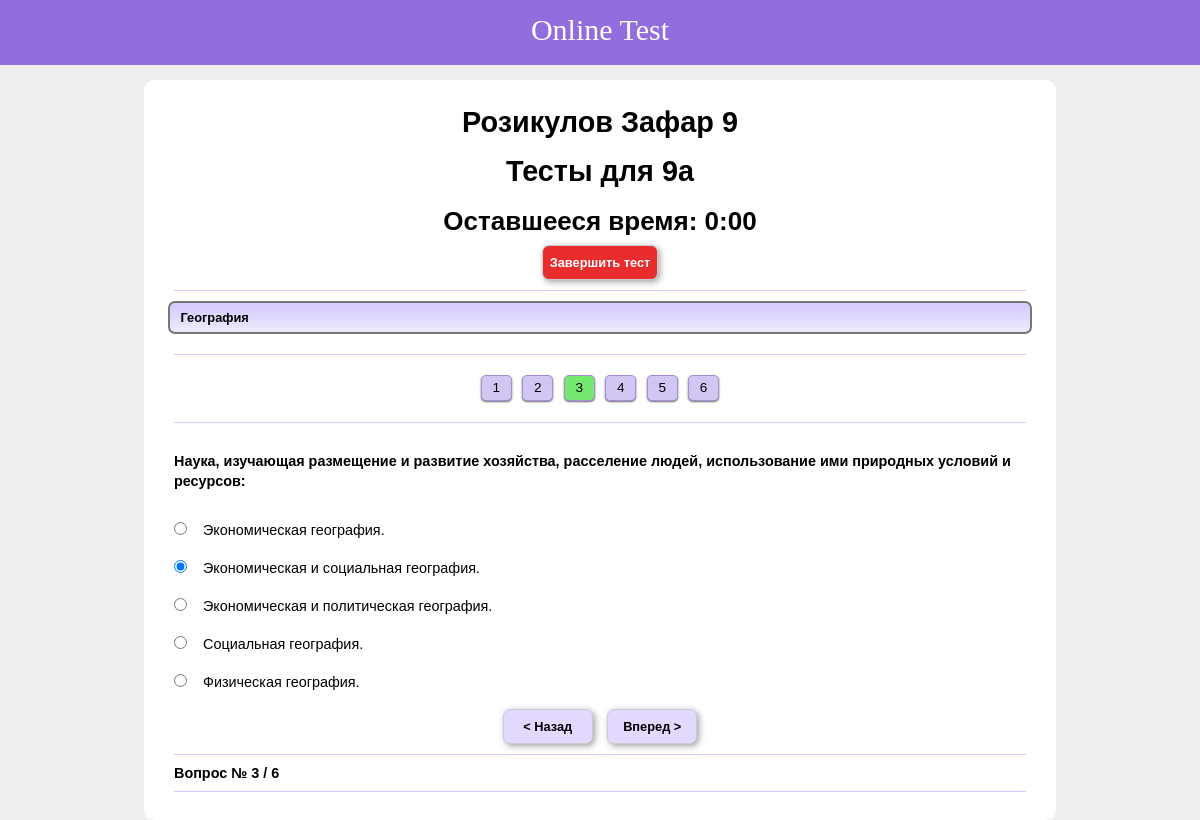
The app's page / (signed in) with its own data.
### main/models.py (models this page shows, shortened)
class User(models.Model):
    first_name = models.CharField(max_length=300)
    last_name = models.CharField(max_length=300)
    iin = models.CharField(max_length=300, null=True)
    parol = models.CharField(max_length=300, null=True)
    valid_till = models.DateTimeField(max_length=300, null=True)
    clas = models.ForeignKey(Class, on_delete=models.CASCADE)
    ball = models.IntegerField(default=0)
    rating = models.IntegerField(default=0)

class Class(models.Model):
    title = models.CharField(max_length=300)

class UserTestItem(models.Model):
    title = models.CharField(max_length=200, blank=True)
    test = models.ForeignKey(Test, on_delete=models.CASCADE, default="")
    user = models.ForeignKey(User, on_delete=models.CASCADE, default="")
    start_date = models.DateTimeField()
    stop_date = models.DateTimeField()
    ball = models.IntegerField(default=0)
    count_question = models.IntegerField(default=0)
    true_question = models.IntegerField(default=0)
    questions = models.CharField(max_length=300, default='', blank=True)

class Test(models.Model):
    title = models.CharField(max_length=300, blank=True, default="")
    subject = models.ForeignKey(Subject, on_delete=models.CASCADE)
    clas = models.ForeignKey(Class, on_delete=models.CASCADE)
    start_time = models.DateTimeField()
    stop_time = models.DateTimeField()
    limit = models.IntegerField(default=40)
    description = models.TextField()

class Subject(models.Model):
    title = models.CharField(max_length=300)
    logo = models.ImageField(upload_to='upload', blank=True)
    status = models.IntegerField(default=0, blank=True)
    rating = models.IntegerField(default=0, blank=True)

class TestItem(models.Model):
    test = models.ForeignKey(Test, on_delete=models.CASCADE)
    question = models.TextField()
    answer_1 = models.TextField()
    answer_2 = models.TextField()
    answer_3 = models.TextField()
    answer_4 = models.TextField()
    answer_5 = models.TextField()
    correct_answer = models.IntegerField()

class UserTestItemVariant(models.Model):
    user_test_item = models.ForeignKey(UserTestItem, on_delete=models.CASCADE)
    test_item = models.ForeignKey(TestItem, on_delete=models.CASCADE)
    user_variant = models.IntegerField(default=0)
    correct_variant = models.IntegerField(default=0)
    ball = models.IntegerField(default=0)

### main/views.py (the view, shortened to what this page needs)
# urls.py: path('', indexHandler),
def indexHandler (request):
    current_user = request.session.get('user_id', None)
    if request.session.get('endtest', 0):
        request.session['test_question_id'] = None
        request.session['active_test_id'] = None
        request.session['endtest'] = 0
    active_test_id = request.session.get('active_test_id', None)
    test_question_id = request.session.get('test_question_id', None)
    test_question = None
    choosen_variant_info = None
    all_user_choosen_variants = []
    endtest = None
    random_variants = get_random_variants()
    active_test_questions = []
    classs = []
    active_test = None
    tests = []
    subject_id = int(request.GET.get('subject_id', 0))
    subjects = Subject.objects.all()
    left_time_min = 0
    left_time_sec = 0
    left_time = 0
    if current_user:
        current_user = User.objects.get(id=int(current_user))
        tests = Test.objects.filter(clas__id=current_user.clas.id)
        if subject_id:
            tests = Test.objects.filter(clas__id=current_user.clas.id).filter(subject__id=subject_id)
        if active_test_id:
            active_test = UserTestItem.objects.get(id=int(active_test_id))
            ac_questions = active_test.questions and active_test.questions.split(',') or []
            left_time = active_test.stop_date - timezone.now()
            left_time = int(left_time.total_seconds())
            if left_time < 0:
                left_time = 0
            left_time_min = int(left_time / 60)
            left_time_sec = int(left_time % 60)
            active_test_questions = []
            if ac_questions:
                for i in range(len(ac_questions)):
                    new_ac_question = TestItem.objects.get(id=int(ac_questions[i]))
                    active_test_questions.append(new_ac_question)
                if test_question_id:
                    test_question_id = int(test_question_id)
                    test_question = TestItem.objects.get(id=test_question_id)
                elif active_test_questions:
                    test_question = TestItem.objects.get(id=int(ac_questions[0]))
                    test_question_id = test_question.id
                if test_question_id:
                    utvs = UserTestItemVariant.objects.filter(user_test_item__id=active_test.id).filter(test_item__id=test_question.id)
                    all_user_choosen_variants = []
                    utvs2 = UserTestItemVariant.objects.filter(user_test_item__id=active_test.id)
                    for utv in utvs2:
                        all_user_choosen_variants.append(int(utv.test_item.id))
                    if utvs:
                        choosen_variant_info = utvs[0]
    return render(request, 'index.html', {
        'tests': tests,
        'classs': classs,
        'current_user': current_user,
        'active_test': active_test,
        'random_variants': random_variants,
        'active_test_questions':active_test_questions,
        'test_question': test_question,
        'choosen_variant_info': choosen_variant_info,
        'endtest': endtest,
        'left_time': left_time,
        'all_user_choosen_variants':all_user_choosen_variants,
        'left_time_min': left_time_min,
        'left_time_sec': left_time_sec,
        'subjects': subjects,
        'subject_id': subject_id,
    })

### templates/index.html (shortened to what this page needs)
{% if not current_user %}
<!doctype html>
<html lang="en">
  <head>
    <meta charset="utf-8">
    <link rel="stylesheet" href="https://fonts.googleapis.com/css?family=Roboto|Varela+Round">
    <link rel="stylesheet" href="https://stackpath.bootstrapcdn.com/bootstrap/4.5.0/css/bootstrap.min.css">
    <link rel="stylesheet" href="https://fonts.googleapis.com/icon?family=Material+Icons">
    <link rel="stylesheet" href="https://maxcdn.bootstrapcdn.com/font-awesome/4.7.0/css/font-awesome.min.css">
    <script src="https://code.jquery.com/jquery-3.5.1.min.js"></script>
    <script src="https://cdn.jsdelivr.net/npm/popper.js@1.16.0/dist/umd/popper.min.js"></script>
    <script src="https://stackpath.bootstrapcdn.com/bootstrap/4.5.0/js/bootstrap.min.js"></script>
    <meta name="viewport" content="width=device-width, initial-scale=1">
    <link rel="stylesheet" type="text/css" href="/static/style.css">
    <link href="https://cdn.jsdelivr.net/npm/bootstrap@5.0.0-beta2/dist/css/bootstrap.min.css" rel="stylesheet">
    <title>OnlineTest</title>
  </head>
  <style>
body {
  background: #eeeeee;
  font-family: 'Varela Round', sans-serif;
}
.navbar {
  color: #fff;
  background: #926dde !important;
  padding: 5px 16px;
  border-radius: 0;
  border: none;
  box-shadow: 0 0 4px rgba(0,0,0,.1);
}
.navbar img {
  border-radius: 50%;
  width: 36px;
  height: 36px;
  margin-right: 10px;
}
.navbar .navbar-brand {
  color: #efe5ff;
  padding-left: 0;
  padding-right: 50px;
  font-size: 24px;
}
.navbar .navbar-brand:hover, .navbar .navbar-brand:focus {
  color: #fff;
}
.navbar .navbar-brand i {
  font-size: 25px;
  margin-right: 5px;
}
.search-box {
  position: relative;
}
.search-box input {
  padding-right: 35px;
  min-height: 38px;
  border: none;
  background: #faf7fd;
  border-radius: 3px !important;
}
.search-box input:focus {
  background: #fff;
  box-shadow: none;
}
.search-box .input-group-addon {
  min-width: 35px;
  border: none;
  background: transparent;
  position: absolute;
  right: 0;
  z-index: 9;
  padding: 10px 7px;
  height: 100%;
}
.search-box i {
  color: #a0a5b1;
  font-size: 19px;
}
.navbar .nav-item i {
  font-size: 18px;
}
.navbar .nav-item span {
  position: relative;
  top: 3px;
}
.navbar .navbar-nav > a {
  color: #efe5ff;
  padding: 8px 15px;
  font-size: 14px;
}
.navbar .navbar-nav > a:hover, .navbar .navbar-nav > a:focus {
  color: #fff;
  text-shadow: 0 0 4px rgba(255,255,255,0.3);
}
.navbar .navbar-nav > a > i {
  display: block;
  text-align: center;
}
.navbar .dropdown-item i {
  font-size: 16px;
  min-width: 22px;
}
.navbar .dropdown-item .material-icons {
  font-size: 21px;
  line-height: 16px;
  vertical-align: middle;
  margin-top: -2px;
}
.navbar .nav-item.open > a, .navbar .nav-item.open > a:hover, .navbar .nav-item.open > a:focus {
  color: #fff;
  background: none !important;
}
.navbar .dropdown-menu {
  border-radius: 1px;
  border-color: #e5e5e5;
  box-shadow: 0 2px 8px rgba(0,0,0,.05);
}
.navbar .dropdown-menu a {
  color: #777 !important;
  padding: 8px 20px;
  line-height: normal;
  font-size: 15px;
}
.navbar .dropdown-menu a:hover, .navbar .dropdown-menu a:focus {
  color: #333 !important;
  background: transparent !important;
}
.navbar .navbar-nav .active a, .navbar .navbar-nav .active a:hover, .navbar .navbar-nav .active a:focus {
  color: #fff;
  text-shadow: 0 0 4px rgba(255,255,255,0.2);
  background: transparent !important;
}
.navbar .navbar-nav .user-action {
  padding: 9px 15px;
  font-size: 15px;
}
.navbar .navbar-toggle {
  border-color: #fff;
}
.navbar .navbar-toggle .icon-bar {
  background: #fff;
}
.navbar .navbar-toggle:focus, .navbar .navbar-toggle:hover {
  background: transparent;
}
.navbar .navbar-nav .open .dropdown-menu {
  background: #faf7fd;
  border-radius: 1px;
  border-color: #faf7fd;
  box-shadow: 0 2px 8px rgba(0,0,0,.05);
}
.navbar .divider {
  background-color: #e9ecef !important;
}
@media (min-width: 1200px){
  .form-inline .input-group {
    width: 350px;
    margin-left: 30px;
  }
}
@media (max-width: 1199px){
  .navbar .navbar-nav > a > i {
    display: inline-block;
    text-align: left;
    min-width: 30px;
    position: relative;
    top: 4px;
  }
  .navbar .navbar-collapse {
    border: none;
    box-shadow: none;
    padding: 0;
  }
  .navbar .navbar-form {
    border: none;
    display: block;
    margin: 10px 0;
    padding: 0;
  }
  .navbar .navbar-nav {
    margin: 8px 0;
  }
  .navbar .navbar-toggle {
    margin-right: 0;
  }
  .input-group {
    width: 100%;
  }
}
</style>
  <body>
<div class="back">
  <nav class="navbar navbar-expand-xl navbar-dark bg-dark">
  <div class="container">
    <a href="#" class="navbar-brand"><i class="fa fa-book" ></i>Online<b>Test</b></a>
    <button type="button" class="navbar-toggler" data-toggle="collapse" data-target="#navbarCollapse">
      <span class="navbar-toggler-icon"></span>
    </button>
    <div id="navbarCollapse" class="collapse navbar-collapse justify-content-start">
      <div class="navbar-nav ml-auto ">
        <a href="/insert" class="nav-item nav-link "><i class="fa fa-plus-circle"></i><span>Добавить</span></a>
        <a href="/" class="nav-item nav-link active "><i class="fa fa-home"></i><span>Главная</span></a>
        <a href="/survey" class="nav-item nav-link "><i class="fa fa-bars"></i><span>Опросы</span></a>
        <a href="/results" class="nav-item nav-link"><i class="fa fa-database"></i><span>Результаты</span></a>
      </div>
    </div>
  </div>
</nav>
  <div class="div-center">
    <div class="content">
      <h3>Вход</h3>
      <hr />
      <form action="/" method="POST">
          {% csrf_token %}
        <input type="hidden" name="action" value="register">
        <div class="form-group">
          <label> Иин </label>
          <input type="name" name="iin" class="form-control"  placeholder="Введите Свой Иин">
        </div>
        <div class="form-group">
          <label> Пароль </label>
          <input type="name" name="password" class="form-control" placeholder="Ваш Пароль">
        </div>
        <button type="submit" class="btn btn-primary">Войти</button>
      </form>
    </div>
  </div>
    <script src="https://cdn.jsdelivr.net/npm/bootstrap@5.0.0-beta2/dist/js/bootstrap.bundle.min.js"></script>
    <script src="https://cdn.jsdelivr.net/npm/@popperjs/core@2.6.0/dist/umd/popper.min.js"></script>
    <script src="https://cdn.jsdelivr.net/npm/bootstrap@5.0.0-beta2/dist/js/bootstrap.min.js"></script>
  </body>
</html>
{% else %}
   {% include 'testlar.html' %}
{% endif %}

### templates/active-test.html (shortened to what this page needs)
<!DOCTYPE html>
<html>
<head>
	<link rel="stylesheet" type="text/css" href="/static/style2.css">
</head>
<body>
	<div class="nav"style="text-align:center; font-family:forte; font-size:30px;" >
		Online Test
	</div>
<div class="container">
	<div class="left-container"><br>
		<div class="time">
			<h1>{{ current_user.last_name }} {{ current_user.first_name }} {{ current_user.clas.title }}</h1>
			<h1>Тесты для {{ current_user.clas.title }}a</h1>
			<div class="js-time" id="countdown" data-id="{{ left_time }}">
			</div>
			<div class="nav-button">
				<input type="button" id="endbtn" class="js-end-test input-button " value="Завершить тест">
			</div>
			<hr class="hr-2">
		</div>
		<div class="subject-title">
			{{ active_test.test.subject.title }}
		</div>
		<hr class="hr-2">
		<div class="nav-numbers">
			{% for atq in active_test_questions %}
			<div class=" nav-number js-question-item {% if atq.id == test_question.id %} active {% endif %} {% if atq.id in all_user_choosen_variants %} js-choosed {% endif %}" data-loop="{{ forloop.counter }}" data-id="{{ atq.id }}"> {{ atq.user_variant }} {{ forloop.counter }} </div>
			{% endfor %}
		</div>
		{% if test_question %}
		<hr class="hr-2"><br>
		<p class="question">{{ test_question.question }}</p>
		<p class="answers">
			{% for i in random_variants %}
				{% if i == 1 and test_question.answer_1|length > 0 %}
				<input {% if choosen_variant_info and choosen_variant_info.user_variant == i %} checked="checked" {% endif %} type="radio" id="answer{{ i }}" value="{{ i }}" name="answer" class="answer">
				<label class="label-answer" for="answer{{ i }}">
					{{ test_question.answer_1 }}
				</label>
				<br>
				{% endif %}
				{% if i == 2 and test_question.answer_2|length > 0 %}
				<input {% if choosen_variant_info and choosen_variant_info.user_variant == i %} checked="checked" {% endif %} type="radio" id="answer{{ i }}" value="{{ i }}" name="answer" class="answer">
				<label class="label-answer" for="answer{{ i }}">
					{{ test_question.answer_2 }}
				</label>
				<br>
				{% endif %}
				{% if i == 3 and test_question.answer_3|length > 0 %}
				<input {% if choosen_variant_info and choosen_variant_info.user_variant == i %} checked="checked" {% endif %} type="radio" id="answer{{ i }}" value="{{ i }}" name="answer" class="answer">
				<label class="label-answer" for="answer{{ i }}">
					{{ test_question.answer_3 }}
				</label>
				<br>
				{% endif %}
				{% if i == 4 and test_question.answer_4|length > 0 %}
				<input {% if choosen_variant_info and choosen_variant_info.user_variant == i %} checked="checked" {% endif %} type="radio" id="answer{{ i }}" value="{{ i }}" name="answer" class="answer">
				<label class="label-answer" for="answer{{ i }}">
					{{ test_question.answer_4 }}
				</label>
				<br>
				{% endif %}
				{% if i == 5 and test_question.answer_5|length > 0 %}
				<input {% if choosen_variant_info and choosen_variant_info.user_variant == i %} checked="checked" {% endif %} type="radio" id="answer{{ i }}" value="{{ i }}" name="answer" class="answer">
				<label class="label-answer" for="answer{{ i }}">
					{{ test_question.answer_5 }}
				</label>
				<br>
				{% endif %}
			{% endfor %}
		</p>
		{% endif %}
		<div class="nav-button">
			<input type="button" id="prev" class="input-button" name="prev-button" value="< Назад">
			<input type="button" id="next" class="input-button" name="next-button" value="Вперед >">
		</div>
		<hr class="hr-2">
			<div class="count">Вопрос №
				{% for atq in active_test_questions %}{% if atq.id == test_question.id %}{{ forloop.counter }}{% endif %}{% endfor %} / {{ active_test_questions|length }}
			</div>
		<hr class="hr-2"><br>
	</div>
</body>
</html>

### records on screen
User: last_name "Розикулов", first_name "Зафар", clas "9"
UserTestItem: test.subject "География"
TestItem: answer_3 "Экономическая география.", answer_2 "Экономическая и социальная география.", answer_4 "Экономическая и политическая география.", answer_1 "Социальная география.", answer_5 "Физическая география."
UserTestItemVariant: user_variant "☐ Экономическая география.", user_variant "☑ Экономическая и социальная гео", user_variant "☐ Экономическая и политическая г", user_variant "☐ Социальная география.", user_variant "☐ Физическая география."

### other values on screen
{{ active_test_questions|length }} "6"
